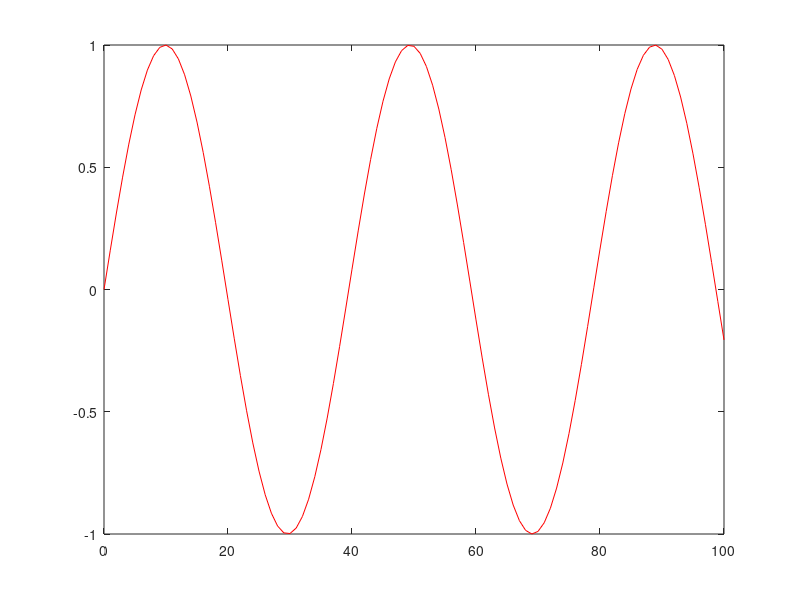

Write the MATLAB code that produced this figure.
% Copyright 2026 The MathWorks, Inc.
%% 正弦波のプロット
% 0, 1, 2, …, 100の整数xを定義する
x = 0:100;

% sin(x / (2*pi)の変数yを定義する
y = sin(x / (2*pi));

% 横軸がx、縦軸がyとなるようにプロットする
plot(x, y)

%% 正弦波のプロットの色を青から赤に変えてみましょう
plot(x, y, 'r')
